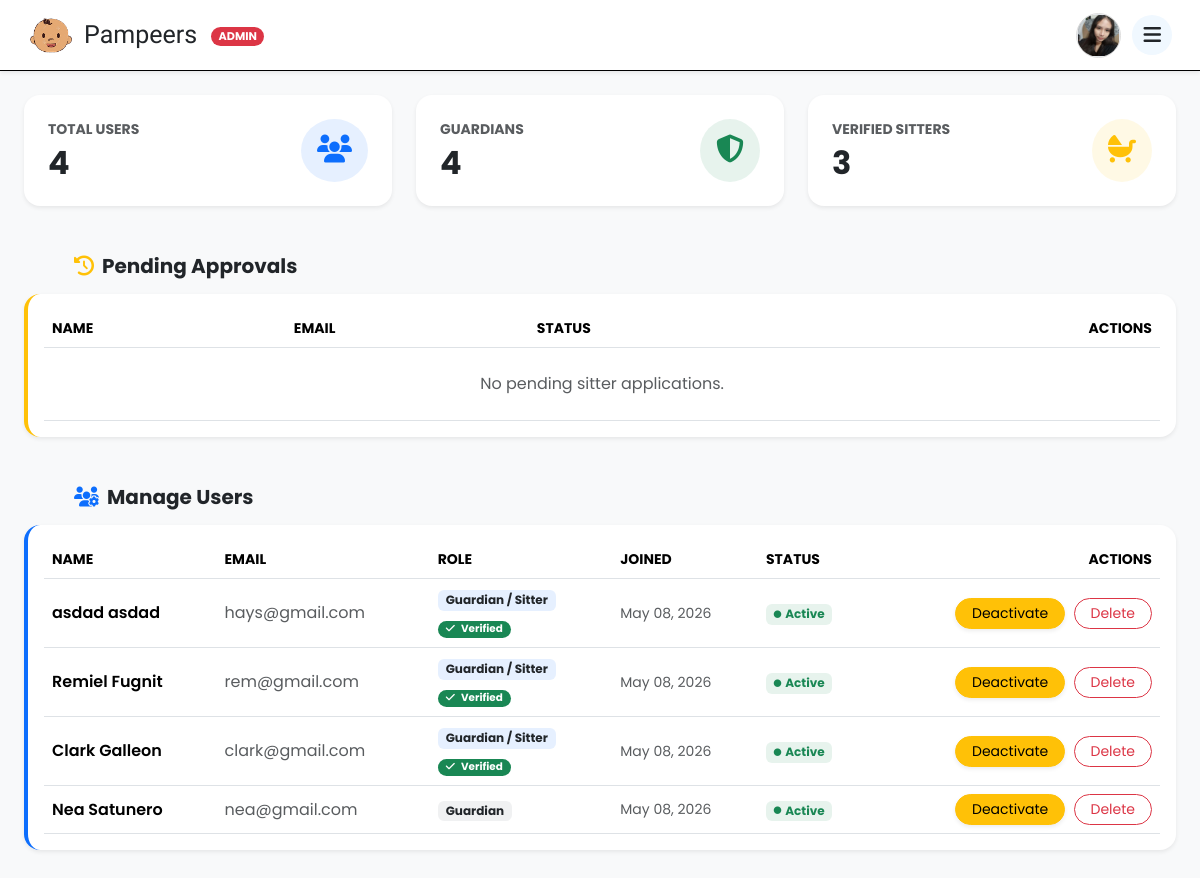
Before: /public/admin/adminDashboard.php (signed in) with the older database file.
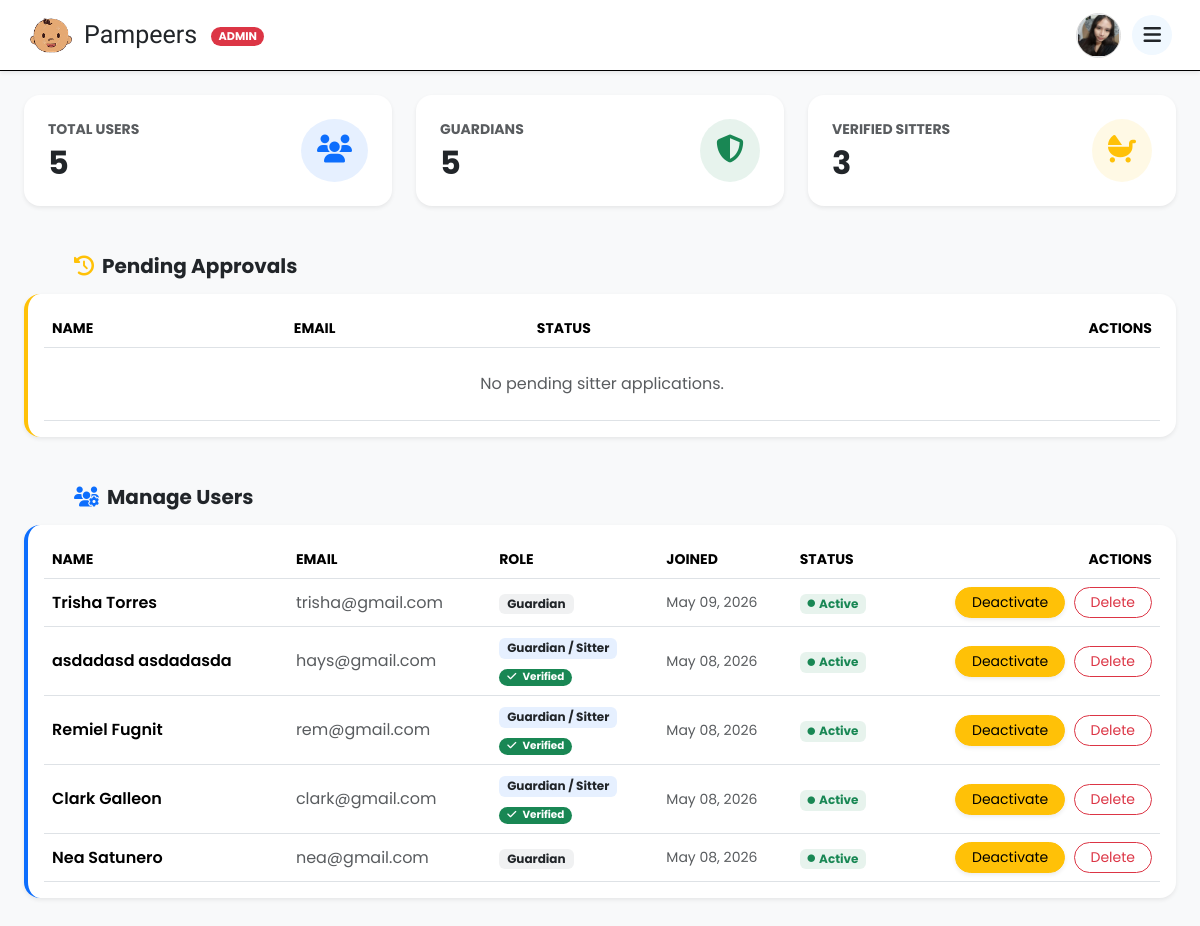
After: the same page with the newer database file.
### tables this page shows
CREATE TABLE `sitters` (
  `sitterID` int(11) NOT NULL,
  `uuid` char(36) NOT NULL,
  `userID` int(11) NOT NULL,
  `hourlyRate` decimal(10,2) NOT NULL DEFAULT 0.00,
  `experience` int(11) NOT NULL DEFAULT 0,
  `acceptedAges` varchar(255) DEFAULT NULL,
  `isAvailable` tinyint(1) NOT NULL DEFAULT 1,
  `ratingAverage` decimal(3,2) DEFAULT NULL,
  `verificationStatus` enum('pending','verified','rejected') NOT NULL DEFAULT 'pending',
  `createdAt` timestamp NOT NULL DEFAULT current_timestamp(),
  `allowedAges` varchar(255) DEFAULT 'Baby, Toddler, Child, Kid'
);

CREATE TABLE `users` (
  `id` int(11) NOT NULL,
  `uuid` char(36) NOT NULL,
  `firstName` varchar(100) NOT NULL,
  `middleName` varchar(100) DEFAULT NULL,
  `lastName` varchar(100) NOT NULL,
  `bio` text DEFAULT NULL,
  `suffix` varchar(10) DEFAULT NULL,
  `birthDate` date NOT NULL,
  `sex` enum('male','female','other') NOT NULL,
  `role` enum('guardian','sitter','admin') NOT NULL DEFAULT 'guardian',
  `contactNumber` varchar(20) NOT NULL,
  `emailAddress` varchar(150) NOT NULL,
  `username` varchar(100) NOT NULL,
  `password` varchar(255) NOT NULL,
  `streetAddress` varchar(255) NOT NULL,
  `barangay` varchar(255) NOT NULL,
  `cityMunicipality` varchar(255) NOT NULL,
  `province` varchar(255) NOT NULL,
  `country` varchar(255) NOT NULL,
  `zipCode` char(10) NOT NULL,
  `dateCreated` timestamp NOT NULL DEFAULT current_timestamp(),
  `profilePic` varchar(255) NOT NULL DEFAULT 'default.jpg',
  `isActive` tinyint(1) NOT NULL DEFAULT 1,
  `deactivatedAt` datetime DEFAULT NULL,
  `deletedAt` datetime DEFAULT NULL,
  `createdAt` datetime DEFAULT current_timestamp()
);

### public/admin/adminDashboard.php (the view, shortened to what the changed rows need)
<?php
require_once __DIR__ . '/../../app/middleware/auth.php';
$totalUsers = $conn->query("SELECT COUNT(*) AS total FROM users WHERE role != 'admin' AND deletedAt IS NULL")->fetch_assoc()['total'] ?? 0;
$totalGuardians = $conn->query("SELECT COUNT(*) AS total FROM users WHERE role = 'guardian' AND deletedAt IS NULL")->fetch_assoc()['total'] ?? 0;
$totalSitters = $conn->query("
    SELECT COUNT(*) AS total
    FROM sitters s
    JOIN users u ON s.userID = u.id
    WHERE s.verificationStatus = 'verified'
    AND u.role != 'admin'
    AND u.deletedAt IS NULL
")->fetch_assoc()['total'] ?? 0;
$recentUsersResult = $conn->query("
    SELECT u.id, u.firstName, u.lastName, u.emailAddress, u.role, u.createdAt AS dateJoined, u.isActive, s.verificationStatus,
           IF(s.sitterID IS NOT NULL, 'Guardian / Sitter', 'Guardian') AS displayRole
    FROM users u
    LEFT JOIN sitters s ON u.id = s.userID
    WHERE u.role != 'admin' AND u.deletedAt IS NULL
    ORDER BY u.createdAt DESC
");
?>
<!DOCTYPE html>
<html lang="en">
<head>
    <link rel="stylesheet" href="https://cdnjs.cloudflare.com/ajax/libs/font-awesome/6.5.1/css/all.min.css">
    <link href="https://cdn.jsdelivr.net/npm/bootstrap@5.3.3/dist/css/bootstrap.min.css" rel="stylesheet">
    <link rel="stylesheet" href="../css/dashboard.css">
</head>
<body class="bg-light">
<main class="container-fluid mt-4 px-4 pb-5">
    <div class="row g-4 mb-5">
        <div class="col-md-4">
            <div class="card border-0 shadow-sm rounded-4 p-4 h-100">
                <div class="d-flex justify-content-between align-items-center">
                    <div>
                        <p class="text-muted mb-1 fw-bold text-uppercase small">Total Users</p>
                        <h2 class="fw-bold m-0 text-dark"><?= $totalUsers ?></h2>
                    </div>
                </div>
            </div>
        </div>
        <div class="col-md-4">
            <div class="card border-0 shadow-sm rounded-4 p-4 h-100">
                <div class="d-flex justify-content-between align-items-center">
                    <div>
                        <p class="text-muted mb-1 fw-bold text-uppercase small">Guardians</p>
                        <h2 class="fw-bold m-0 text-dark"><?= $totalGuardians ?></h2>
                    </div>
                </div>
            </div>
        </div>
        <div class="col-md-4">
            <div class="card border-0 shadow-sm rounded-4 p-4 h-100">
                <div class="d-flex justify-content-between align-items-center">
                    <div>
                        <h2 class="fw-bold m-0 text-dark"><?= $totalSitters ?></h2>
                    </div>
                </div>
            </div>
        </div>
    </div>
    <div class="card border-0 shadow-sm rounded-4 p-3 mb-5 border-start border-warning border-4">
        <div class="table-responsive">
            <table class="table align-middle table-hover mb-0">
                <thead class="text-muted small text-uppercase">
                    <tr>
                        <th>Name</th>
                        <th>Email</th>
                        <th>Status</th>
                        <th class="text-end">Actions</th>
                    </tr>
                </thead>
            </table>
        </div>
    </div>
    <div class="card border-0 shadow-sm rounded-4 p-3 border-start border-primary border-4">
        <div class="table-responsive">
            <table class="table align-middle table-hover mb-0">
                <thead class="text-muted small text-uppercase">
                    <tr>
                        <th>Name</th>
                        <th>Email</th>
                        <th>Role</th>
                        <th>Joined</th>
                        <th>Status</th>
                        <th class="text-end">Actions</th>
                    </tr>
                </thead>
                <tbody>
                    <?php if ($recentUsersResult->num_rows > 0): ?>
                        <?php while ($u = $recentUsersResult->fetch_assoc()): ?>
                            <tr>
                                <td class="fw-semibold"><?= htmlspecialchars($u['firstName'] . ' ' . $u['lastName']) ?></td>
                                <td class="text-muted"><?= htmlspecialchars($u['emailAddress'] ?? 'No email') ?></td>
                                <td>
                                    <span class="badge <?= strpos($u['displayRole'], 'Sitter') !== false ? 'bg-primary' : 'bg-secondary' ?> bg-opacity-10 text-dark px-2 rounded">
                                        <?= htmlspecialchars($u['displayRole']) ?>
                                    </span>
                                    <?php if (strpos($u['displayRole'], 'Sitter') !== false && !empty($u['verificationStatus'])): ?>
                                        <div class="mt-1">
                                            <?php
                                                $vStatus = $u['verificationStatus'];
                                                $badgeClass = 'bg-secondary';
                                                if ($vStatus === 'verified') $badgeClass = 'bg-success';
                                                elseif ($vStatus === 'pending') $badgeClass = 'bg-warning text-dark';
                                                elseif ($vStatus === 'rejected') $badgeClass = 'bg-danger';
                                            ?>
                                            <span class="badge <?= $badgeClass ?> px-2 rounded-pill" style="font-size: 0.65rem;">
                                                <i class="fa-solid <?= $vStatus === 'verified' ? 'fa-check' : ($vStatus === 'pending' ? 'fa-clock' : 'fa-xmark') ?> me-1"></i>
                                                <?= ucfirst(htmlspecialchars($vStatus)) ?>
                                            </span>
                                        </div>
                                    <?php endif; ?>
                                </td>
                                <td class="text-muted small"><?= date('M d, Y', strtotime($u['dateJoined'])) ?></td>
                                <td>
                                    <?php if ($u['isActive']): ?>
                                        <span class="badge bg-success bg-opacity-10 text-success"><i class="fa-solid fa-circle fa-2xs me-1"></i>Active</span>
                                    <?php else: ?>
                                        <span class="badge bg-danger bg-opacity-10 text-danger"><i class="fa-solid fa-circle fa-2xs me-1"></i>Inactive</span>
                                    <?php endif; ?>
                                </td>
                                <td class="text-end">
                                    <?php if ($u['isActive']): ?>
                                        <form action="/Pampeers/app/controllers/admin/deactivateUser.php" method="POST" class="d-inline">
                                            <button type="submit" class="btn btn-warning btn-sm rounded-pill px-3 shadow-sm" onclick="return confirm('Deactivate this user?');">Deactivate</button>
                                        </form>
                                    <?php endif; ?>
                                    <form action="/Pampeers/app/controllers/admin/deleteUser.php" method="POST" class="d-inline ms-1">
                                        <button type="submit" class="btn btn-outline-danger btn-sm rounded-pill px-3" onclick="return confirm('WARNING: Permanently delete this user?');">
                                            Delete
                                        </button>
                                    </form>
                                </td>
                            </tr>
                        <?php endwhile; ?>
                    <?php else: ?>
                        <tr><td colspan="6" class="text-center py-4 text-muted">No users found.</td></tr>
                    <?php endif; ?>
                </tbody>
            </table>
        </div>
    </div>
</main>
</body>
</html>

Changed rows visible on the page:
added users: firstName+lastName "Trisha Torres", emailAddress "trisha@gmail.com", displayRole "Guardian", createdAt "May 09, 2026", isActive "Active"
changed sitters "hays@gmail.com": userID.lastName "asdad asdad" → "asdadasd asdadasda"
Other visible differences:
$totalUsers: "4" → "5"
$totalGuardians: "4" → "5"
